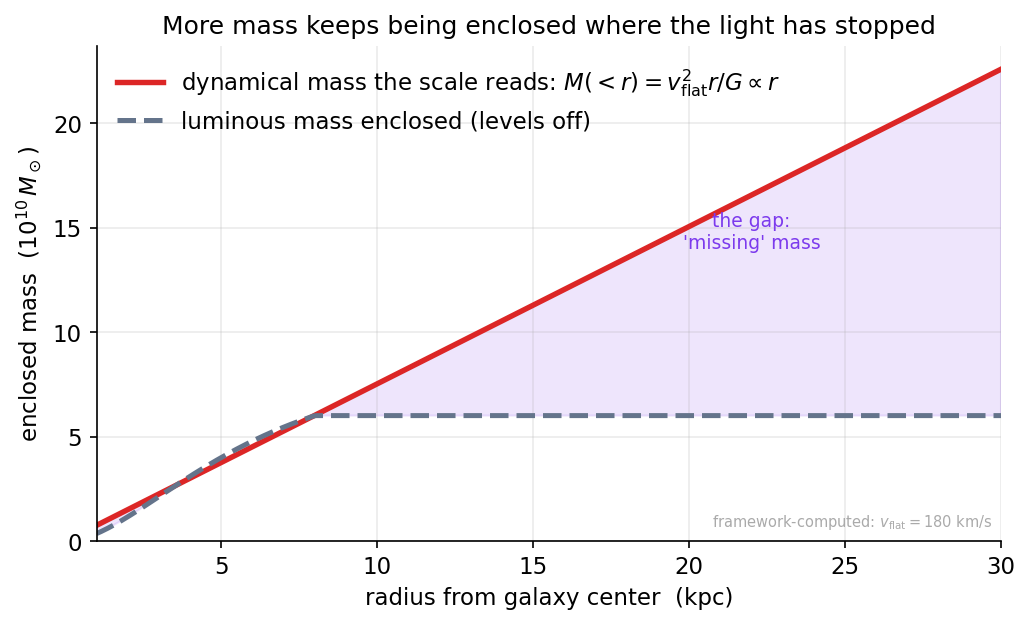

Write the Python code that produced this figure.
import numpy as np, matplotlib
matplotlib.use("Agg")
import matplotlib.pyplot as plt
plt.rcParams.update({"figure.dpi":150,"savefig.dpi":150,"font.size":11,
    "axes.grid":True,"grid.alpha":0.25,"axes.spines.top":False,"axes.spines.right":False,
    "axes.titlesize":12,"figure.facecolor":"white","axes.facecolor":"white"})
C_FW="#7c3aed"; C_NEWTON="#64748b"; C_MOND="#0891b2"; C_DATA="#dc2626"
fig, ax = plt.subplots(figsize=(7,4.3))
G=6.674e-11; Msun=1.989e30; kpc=3.086e19
r=np.linspace(1,30,400)
v_flat=180e3
M_dyn=(v_flat**2*(r*kpc)/G)/Msun                # dynamical: M(<r)=v^2 r/G, grows as r
Rd=3.0                                            # exponential-disk scale radius (kpc)
x=r/Rd
M_match=M_dyn[np.argmin(np.abs(r-8.0))]           # tie luminous total to dyn at bright edge
norm=1-(1+8.0/Rd)*np.exp(-8.0/Rd)
M_lum=M_match*(1-(1+x)*np.exp(-x))/norm            # cumulative exponential disk, levels off
M_lum=np.minimum(M_lum,M_match)
ax.plot(r, M_dyn/1e10, color=C_DATA, lw=2.6,
        label=r"dynamical mass the scale reads: $M(<r)=v_{\rm flat}^2 r/G\propto r$")
ax.plot(r, M_lum/1e10, color=C_NEWTON, lw=2.4, ls="--",
        label="luminous mass enclosed (levels off)")
ax.fill_between(r, M_lum/1e10, M_dyn/1e10, where=(M_dyn>=M_lum),
                color=C_FW, alpha=0.13)
ax.text(22, 14, "the gap:\n'missing' mass", color=C_FW, fontsize=9, ha="center")
ax.set_xlabel("radius from galaxy center  (kpc)")
ax.set_ylabel(r"enclosed mass  ($10^{10}\,M_\odot$)")
ax.set_title("More mass keeps being enclosed where the light has stopped")
ax.set_xlim(1,30); ax.set_ylim(0, None)
ax.legend(frameon=False, loc="upper left")
ax.text(0.99,0.02,r"framework-computed: $v_{\rm flat}=180$ km/s", transform=ax.transAxes,
        ha="right", va="bottom", fontsize=7, color="#aaa")
fig.tight_layout(); fig.savefig("ch02_enclosed_mass.png", bbox_inches="tight"); print("ok")
